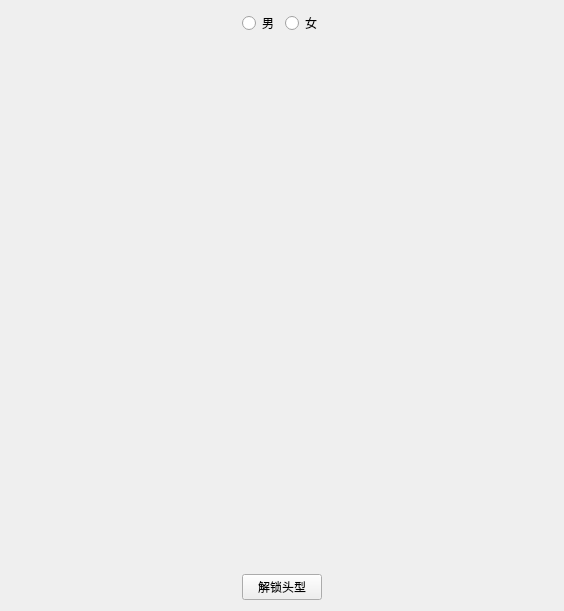
<?xml version="1.0" encoding="UTF-8"?>
<ui version="4.0">
 <class>Form</class>
 <widget class="QWidget" name="Form">
  <property name="geometry">
   <rect>
    <x>0</x>
    <y>0</y>
    <width>564</width>
    <height>611</height>
   </rect>
  </property>
  <property name="windowTitle">
   <string>Form</string>
  </property>
  <layout class="QVBoxLayout" name="verticalLayout_2">
   <item>
    <layout class="QHBoxLayout" name="horizontalLayout">
     <item>
      <spacer name="horizontalSpacer">
       <property name="orientation">
        <enum>Qt::Horizontal</enum>
       </property>
       <property name="sizeHint" stdset="0">
        <size>
         <width>40</width>
         <height>20</height>
        </size>
       </property>
      </spacer>
     </item>
     <item>
      <widget class="QRadioButton" name="radioButton_man">
       <property name="text">
        <string>男</string>
       </property>
       <property name="checkable">
        <bool>true</bool>
       </property>
       <property name="checked">
        <bool>false</bool>
       </property>
      </widget>
     </item>
     <item>
      <widget class="QRadioButton" name="radioButton_feman">
       <property name="text">
        <string>女</string>
       </property>
      </widget>
     </item>
     <item>
      <spacer name="horizontalSpacer_2">
       <property name="orientation">
        <enum>Qt::Horizontal</enum>
       </property>
       <property name="sizeHint" stdset="0">
        <size>
         <width>40</width>
         <height>20</height>
        </size>
       </property>
      </spacer>
     </item>
    </layout>
   </item>
   <item>
    <layout class="QHBoxLayout" name="horizontalLayout_2">
     <item>
      <spacer name="horizontalSpacer_3">
       <property name="orientation">
        <enum>Qt::Horizontal</enum>
       </property>
       <property name="sizeHint" stdset="0">
        <size>
         <width>40</width>
         <height>20</height>
        </size>
       </property>
      </spacer>
     </item>
     <item>
      <layout class="QVBoxLayout" name="verticalLayout">
       <item>
        <spacer name="verticalSpacer">
         <property name="orientation">
          <enum>Qt::Vertical</enum>
         </property>
         <property name="sizeHint" stdset="0">
          <size>
           <width>20</width>
           <height>40</height>
          </size>
         </property>
        </spacer>
       </item>
       <item>
        <widget class="QLabel" name="label_sexy">
         <property name="text">
          <string/>
         </property>
         <property name="scaledContents">
          <bool>true</bool>
         </property>
        </widget>
       </item>
       <item>
        <spacer name="verticalSpacer_2">
         <property name="orientation">
          <enum>Qt::Vertical</enum>
         </property>
         <property name="sizeHint" stdset="0">
          <size>
           <width>20</width>
           <height>40</height>
          </size>
         </property>
        </spacer>
       </item>
      </layout>
     </item>
     <item>
      <spacer name="horizontalSpacer_4">
       <property name="orientation">
        <enum>Qt::Horizontal</enum>
       </property>
       <property name="sizeHint" stdset="0">
        <size>
         <width>40</width>
         <height>20</height>
        </size>
       </property>
      </spacer>
     </item>
    </layout>
   </item>
   <item>
    <layout class="QHBoxLayout" name="horizontalLayout_3">
     <item>
      <spacer name="horizontalSpacer_5">
       <property name="orientation">
        <enum>Qt::Horizontal</enum>
       </property>
       <property name="sizeHint" stdset="0">
        <size>
         <width>40</width>
         <height>20</height>
        </size>
       </property>
      </spacer>
     </item>
     <item>
      <widget class="QPushButton" name="pushButton">
       <property name="text">
        <string>解锁头型</string>
       </property>
      </widget>
     </item>
     <item>
      <spacer name="horizontalSpacer_6">
       <property name="orientation">
        <enum>Qt::Horizontal</enum>
       </property>
       <property name="sizeHint" stdset="0">
        <size>
         <width>40</width>
         <height>20</height>
        </size>
       </property>
      </spacer>
     </item>
    </layout>
   </item>
  </layout>
 </widget>
 <resources/>
 <connections/>
</ui>
